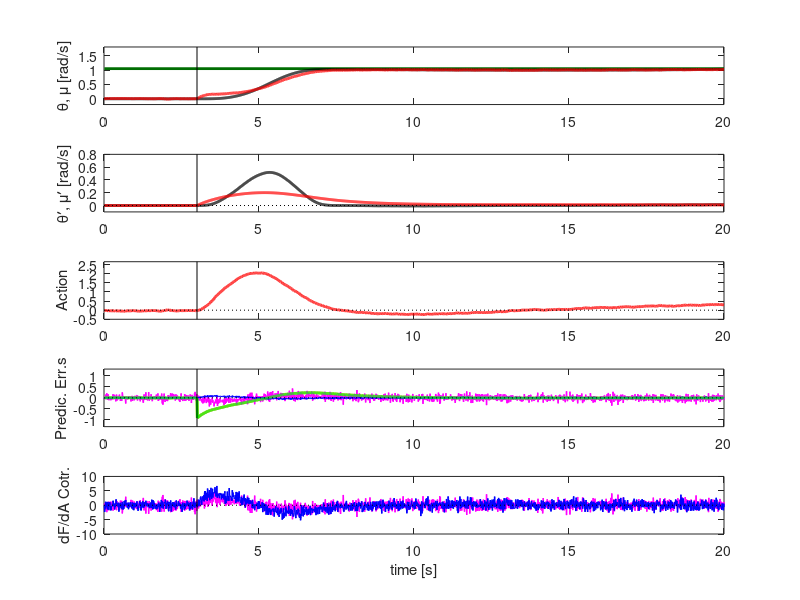
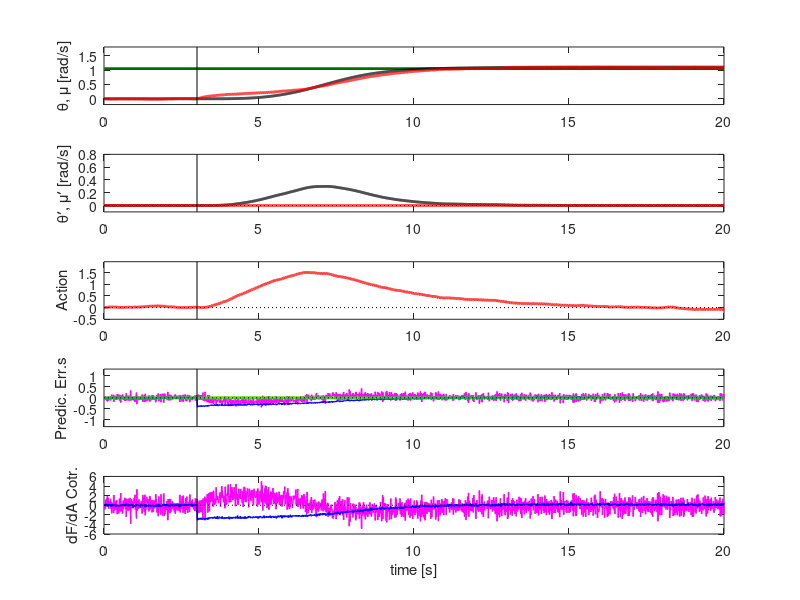
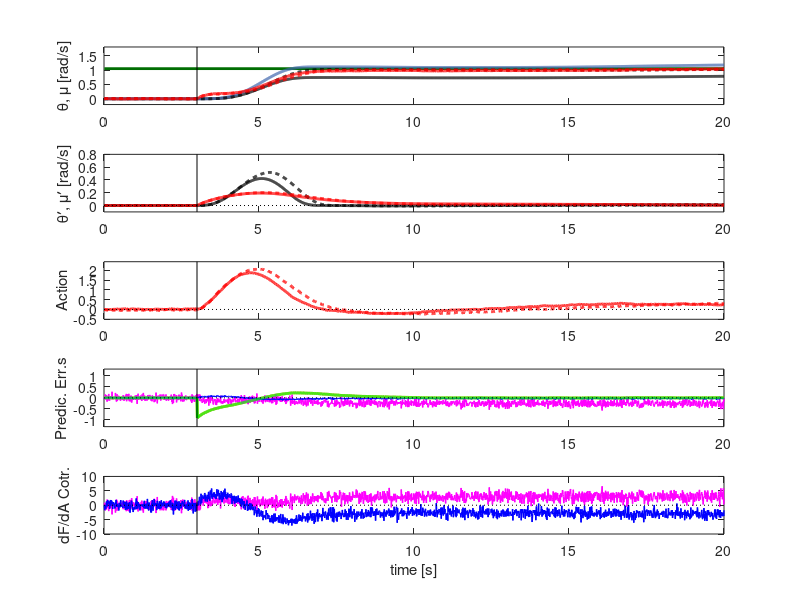

The MATLAB script that drew these images, in order:
%% Loading simulations results
clear
close all

load('simulationsResults.mat')
% results(1) <-> simMode = 1 --> Standard Reaching (Sim 1)
% results(2) <-> simMode = 2 --> Rubber/Virtual Hand Illusion (Sim 2)
% results(3) <-> simMode = 3 --> Reaching Under Multisensory Conflict (Sim 3)

onsetTime = 3;  % onset of target or illusion
t = pi/3.; % target configuration / rubber hand position
time = sim.time
results = sim.results;
sim_time = max(sim.time);
xmin = 0;

for simMode = 1:3
    
    a = results(simMode).a ;
    mu = results(simMode).mu ;
    x = results(simMode).x ;
    mErrors = results(simMode).mErrors ;
    sErrors = results(simMode).sErrors;
    daErrorP = results(simMode).daErrorP;
    daErrorV = results(simMode).daErrorV;
    
    if simMode == 3
        x_S1 = results(1).x;
        mu_S1 = results(1).mu;
        a_S1 = results(1).a;
        
        theta_RH = results(3).theta_VH;
    end
    
    
    figure    
    % Plotting joint angle (real + inferred)
    subplot(5,1,1)
    plot([time(1) time(end)], [t t],'color',[0, 109/255,2/255] ,'linewidth', 2); hold on
    plot(time(:), x(:,1),'k','linewidth', 2)
    if(simMode == 3)
        plot(time(:), theta_RH(:),'color',[64/255, 103/255,174/255] ,'linewidth', 2)
        plot(time(:), x_S1(:,1),'k--','linewidth', 2)
        plot(time(:),mu_S1(:,1),'r--','linewidth', 2)
    end
    plot(time(:), mu(:,1),'r','linewidth', 2)
    xlim([xmin, sim_time])
    yrange = [-0.2, 1.8];
    ylim(yrange);
    plot([onsetTime onsetTime],  yrange,'k')
    ylabel('\theta, \mu [rad/s]')
    
    % Plotting joint angle velocity (real + inferred)
    subplot(5,1,2)   
    plot(time(:), x(:,2),'k','linewidth', 2); hold on;
    plot(time(:), mu(:,2),'r','linewidth', 2)
    if(simMode == 3)
        plot(time(:), x_S1(:,2),'k--','linewidth', 2)
        plot(time(:),mu_S1(:,2),'r--','linewidth', 2)
    end
    xlim([xmin, sim_time])
    ymax = max([x(:,2); mu(:,2)]);
    ymin = min([x(:,2); mu(:,2)]);
    yrange = [-0.1, 0.8]
    ylim(yrange);
    plot([onsetTime onsetTime],  yrange,'k')
    plot([xmin sim_time], [0 0],'k:')
    ylabel('\theta\prime, \mu\prime [rad/s]')
    
    % Plotting Action
    subplot(5,1,3)
    plot(time(:), a(:),'r','linewidth', 2); hold on
    if(simMode == 3)
        plot(time(:),a_S1(:),'r--','linewidth', 2)
    end
    xlim([xmin, sim_time]);
    yrange = [-0.5, 1.3*max(a)];
    ylim( yrange)
    plot([onsetTime onsetTime],  yrange,'k')
    plot([xmin sim_time], [0 0],'k:')
    ylabel('Action')
    
    % Plotting Model and Sensory Prediction Errors
    subplot(5,1,4)
    plot(time(:), mErrors(:,2),'color',[1, 125/255, 0],'linewidth', 2); hold on
    plot(time(:),sErrors(:,1),'m','linewidth', 1) % proprioceptive sensory error
    plot(time(:),sErrors(:,2),'b','linewidth', 1) % visual sensory error
    plot(time(:), mErrors(:,2),'color','g','linewidth', 2) % model error
    xlim([xmin, sim_time])
    yrange = [-1.3, 1.3]
    ylim( yrange)
    plot([onsetTime onsetTime],  yrange,'k')
    plot([xmin sim_time], [0 0],'k:')
    ylabel('Predic. Err.s')
    
    %  Plotting contributions to dF/da from visual and proprioceptive
    %  prediction errors
    subplot(5,1,5)
    plot(time(:),daErrorP(:),'m','linewidth', 1); hold on
    plot(time(:),daErrorV(:),'b','linewidth', 1)
    xlim([xmin, sim_time])
    yrange = [-3, 6]
    yrange = [-6, 6]
    if(simMode == 3 || simMode == 1)
        yrange = [-10, 10]
    end
    ylim( yrange)
    plot([onsetTime onsetTime],  yrange,'k')
    plot([xmin sim_time], [0 0],':k')
    ylabel('dF/dA Cotr.')
    xlabel('time [s]')
    
end
